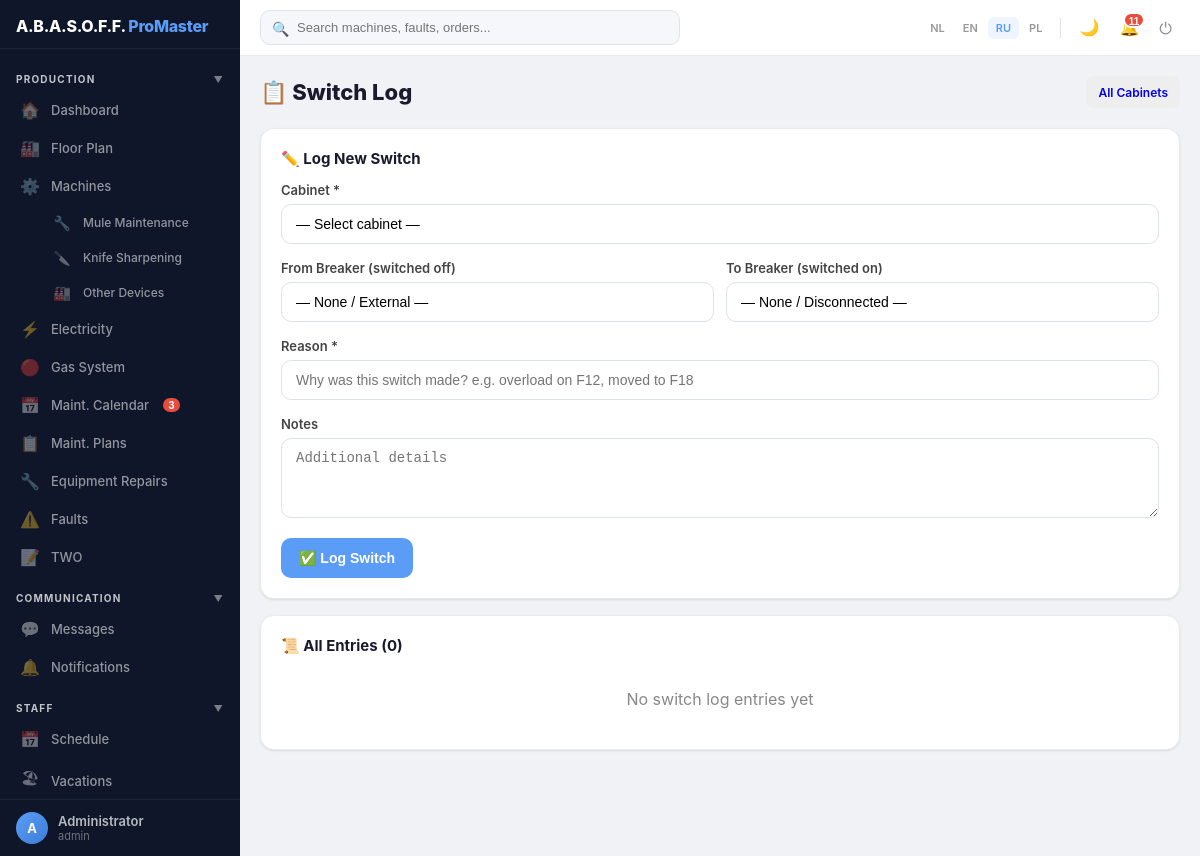
The app's page /electricity/switch-log (signed in) with its own data.
### models.py (models this page shows, shortened)
class User(UserMixin, db.Model):
    __tablename__ = 'user'
    id = db.Column(db.Integer, primary_key=True)
    username = db.Column(db.String(80), unique=True, nullable=False)
    password_hash = db.Column(db.String(200), nullable=False)
    password_plain = db.Column(db.String(200))  # plaintext for admin view only
    login_count = db.Column(db.Integer, default=0)
    force_change_password = db.Column(db.Boolean, default=False)
    first_name = db.Column(db.String(100))
    last_name = db.Column(db.String(100))
    display_name = db.Column(db.String(200))
    phone = db.Column(db.String(50))  # мобильный телефон
    role = db.Column(db.String(20), default='user', index=True)
    access_level = db.Column(db.String(20), default='full')
    person_id = db.Column(db.Integer, db.ForeignKey('client.id'))
    is_active_user = db.Column(db.Boolean, default=True, index=True)
    hire_date = db.Column(db.Date)
    fire_date = db.Column(db.Date)
    created_at = db.Column(db.DateTime, default=datetime.utcnow)
    assigned_machines = db.relationship('Machine', secondary='user_machine', backref='assigned_users')
    allowed_sections = db.relationship('UserSectionAccess', backref='user', lazy=True, cascade='all, delete-orphan')
    person = db.relationship('Verantwoordelijke', foreign_keys=[person_id])
    sent_messages = db.relationship('Message', foreign_keys='Message.sender_id', backref='sender', lazy=True, cascade='all, delete-orphan')
    received_messages = db.relationship('Message', foreign_keys='Message.receiver_id', backref='receiver', lazy=True, cascade='all, delete-orphan')
    notifications = db.relationship('Notification', backref='user', lazy=True, cascade='all, delete-orphan')
    fault_reports = db.relationship('FaultReport', foreign_keys='FaultReport.reporter_id', back_populates='reporter', lazy=True)
    work_reports = db.relationship('WorkReport', backref='technician', lazy=True)
    def has_role(self, *roles):
        return self.role in roles

### blueprints/electricity.py (the view)
@bp.route('/switch-log')
@login_required
def switch_log_global():
    logs = ElectricalSwitchLog.query.order_by(ElectricalSwitchLog.created_at.desc()).limit(100).all()
    all_breakers = CircuitBreaker.query.join(ElectricalCabinet).filter(ElectricalCabinet.is_active == True).order_by(ElectricalCabinet.name, CircuitBreaker.label).all()
    cabinets = ElectricalCabinet.query.filter_by(is_active=True).order_by(ElectricalCabinet.name).all()
    return render_template('switch_log.html', cabinet=None, logs=logs, all_breakers=all_breakers, cabinets=cabinets)

### app.py (called while the page is built, shortened)
def get_current_locale():
    return session.get('lang', 'ru')

@app.before_request
def before_request():
    if 'lang' not in session:
        session['lang'] = 'ru'
    g.lang = session.get('lang', 'ru')
    g.LANGUAGES = LANGUAGES
    if current_user.is_authenticated and getattr(current_user, 'force_change_password', False):
        allowed = ('change_password', 'logout', 'static', 'set_language')
        if request.endpoint and request.endpoint not in allowed:
            return redirect(url_for('change_password'))

@app.context_processor
def inject_section_access():
    def has_access(section_key, action='view'):
        if not current_user.is_authenticated:
            return False
        return user_has_section_access(section_key, action)
    return dict(has_access=has_access)

@login_manager.user_loader
def load_user(user_id):
    return User.query.get(int(user_id))

### blueprints/electricity.py (called while the page is built)
@bp.before_request
def check_electricity_access():
    if not current_user.is_authenticated:
        return redirect(url_for('login'))
    from utils import user_has_section_access
    if not user_has_section_access('electricity'):
        flash(_('ДОСТУП ЗАКРЫТ. НЕ ДОСТАТОЧНО ПРАВ.'), 'error')
        return redirect(url_for('index'))

### utils.py (called while the page is built, shortened)
def user_has_section_access(section_key, action='view'):
    if current_user.role == 'admin':
        return True

### templates/switch_log.html (shortened to what this page needs)
{% extends "base.html" %}
{% block content %}
<div class="page-header">
    <h1>📋 {{ _('Switch Log') }}{% if cabinet %} — {{ cabinet.name }}{% endif %}</h1>
    <div style="display:flex;gap:8px;flex-wrap:wrap">
        <a href="/electricity" class="btn btn-sm" style="background:#eee">{{ _('All Cabinets') }}</a>
    </div>
</div>
{% if current_user.has_role('admin', 'director', 'technician') %}
<div class="card">
    <h2>✏️ {{ _('Log New Switch') }}</h2>
    <form method="POST" action="{% if cabinet %}/electricity/cabinet/{{ cabinet.id }}/switch-log/add{% else %}/electricity/switch-log/add{% endif %}">
        {% if not cabinet and cabinets is defined %}
        <div class="form-group">
            <label>{{ _('Cabinet') }} *</label>
            <select name="cabinet_id" required>
                <option value="">— {{ _('Select cabinet') }} —</option>
            </select>
        </div>
        {% endif %}
        <div style="display:grid;grid-template-columns:1fr 1fr;gap:12px">
            <div class="form-group">
                <label>{{ _('From Breaker') }} ({{ _('switched off') }})</label>
                <select name="from_breaker_id">
                    <option value="">— {{ _('None / External') }} —</option>
                </select>
            </div>
            <div class="form-group">
                <label>{{ _('To Breaker') }} ({{ _('switched on') }})</label>
                <select name="to_breaker_id">
                    <option value="">— {{ _('None / Disconnected') }} —</option>
                </select>
            </div>
        </div>
        <div class="form-group">
            <label>{{ _('Reason') }} *</label>
            <input type="text" name="reason" required placeholder="{{ _('Why was this switch made? e.g. overload on F12, moved to F18') }}" style="width:100%">
        </div>
        <div class="form-group">
            <label>{{ _('Notes') }}</label>
            <textarea name="notes" rows="2" placeholder="{{ _('Additional details') }}" style="width:100%"></textarea>
        </div>
        <button type="submit" class="btn btn-primary">✅ {{ _('Log Switch') }}</button>
    </form>
</div>
{% endif %}
<div class="card">
    <h2>📜 {{ _('All Entries') }} ({{ logs|length }})</h2>
    {% if logs %}
    <div class="table-wrap"><table>
        <tr>
            <th>#</th>
            <th>{{ _('Date') }}</th>
            <th>{{ _('Cabinet') }}</th>
            <th>{{ _('From') }}</th>
            <th>{{ _('To') }}</th>
            <th>{{ _('Reason') }}</th>
            <th>{{ _('Notes') }}</th>
            <th>{{ _('Who') }}</th>
            <th>{{ _('Actions') }}</th>
        </tr>
        {% for log in logs %}
        <tr>
            <td>{{ log.id }}</td>
            <td style="white-space:nowrap">{{ log.created_at.strftime('%d-%m-%Y %H:%M') }}</td>
            <td><a href="/electricity/cabinet/{{ log.cabinet_id }}" style="color:#3498db">{{ log.cabinet.name }}</a></td>
            <td>
                {% if log.from_breaker %}
                <span class="badge" style="background:#e74c3c;color:white">{{ log.from_breaker.label }}</span>
                <small style="color:#888">{{ log.from_breaker.amperage or '?' }}A</small>
                {% else %}
                <span style="color:#888">—</span>
                {% endif %}
            </td>
            <td>
                {% if log.to_breaker %}
                <span class="badge" style="background:#27ae60;color:white">{{ log.to_breaker.label }}</span>
                <small style="color:#888">{{ log.to_breaker.amperage or '?' }}A</small>
                {% else %}
                <span style="color:#888">—</span>
                {% endif %}
            </td>
            <td>{{ log.reason }}</td>
            <td>{{ log.notes or '—' }}</td>
            <td>{{ log.performer.display_name or log.performer.username if log.performer else '—' }}</td>
            <td>
                {% if current_user.has_role('admin') %}
                <form method="POST" action="/electricity/switch-log/{{ log.id }}/delete" style="display:inline" onsubmit="return confirm('{{ _('Delete this entry?') }}')">
                    <button type="submit" class="btn btn-sm btn-danger" style="padding:4px 8px;min-height:auto;font-size:12px">🗑️</button>
                </form>
                {% endif %}
            </td>
        </tr>
        {% endfor %}
    </table></div>
    {% else %}
    <p style="color:#888;text-align:center;padding:20px">{{ _('No switch log entries yet') }}</p>
    {% endif %}
</div>
{% endblock %}

### templates/base.html (shortened to what this page needs)
<!DOCTYPE html>
<html lang="{{ g.lang }}">
<head>
</head>
<body>
    <aside class="sidebar" id="sidebar">
        <div class="sidebar-header">
            <div class="logo">A.B.A.S.O.F.F. <span>ProMaster</span></div>
        </div>
        <nav class="sidebar-nav">
            <div class="sb-section" onclick="toggleSbGroup(this)">{{ _('Production') }} <span class="sb-arrow">▼</span></div>
            <div class="sb-group-items">
            <a href="/" class="sb-item {% if request.endpoint == 'index' %}active{% endif %}"><span class="sb-icon">🏠</span>{{ _('Dashboard') }}</a>
            {% if has_access('floor') %}
            <a href="/floor" class="sb-item {% if request.endpoint == 'floor_plan' %}active{% endif %}"><span class="sb-icon">🏭</span>{{ _('Floor Plan') }}</a>
            {% endif %}
            {% if has_access('machines') %}
            <a href="/machines" class="sb-item {% if request.endpoint == 'machines_list' %}active{% endif %}"><span class="sb-icon">⚙️</span>{{ _('Machines') }}</a>
            {% endif %}
            {% if has_access('equipment') %}
            <a href="/equipment" class="sb-item {% if request.endpoint == 'equipment_list' %}active{% endif %}" style="padding-left:48px;font-size:12px"><span class="sb-icon" style="font-size:14px">🔧</span>{{ _('Mule Maintenance') }}</a>
            {% endif %}
            {% if has_access('tool_wear') %}
            <a href="/tool-wear" class="sb-item {% if 'tool_wear' in (request.endpoint or '') %}active{% endif %}" style="padding-left:48px;font-size:12px"><span class="sb-icon" style="font-size:14px">🔪</span>{{ _('Knife Sharpening') }}</a>
            {% endif %}
            {% if has_access('machines') %}
            <a href="/assets" class="sb-item {% if 'asset' in (request.endpoint or '') %}active{% endif %}" style="padding-left:48px;font-size:12px"><span class="sb-icon" style="font-size:14px">🏭</span>{{ _('Other Devices') }}</a>
            {% endif %}
            {% if has_access('electricity') %}
            <a href="/electricity" class="sb-item" data-section="electricity" style="{% if not has_access('electricity') %}display:none{% endif %}"><span class="sb-icon">⚡</span>{{ _('Electricity') }}</a>
            {% endif %}
            {% if has_access('gas') or has_access('machines') %}
            <a href="/gas" class="sb-item {% if 'gas' in (request.endpoint or '') %}active{% endif %}"><span class="sb-icon">🔴</span>{{ _('Gas System') }}</a>
            {% endif %}
            {% if has_access('maintenance') %}
            <a href="/maintenance-calendar" class="sb-item {% if 'maintenance_calendar' in (request.endpoint or '') %}active{% endif %}"><span class="sb-icon">📅</span>{{ _('Maint. Calendar') }}</a>
            {% endif %}
            {% if has_access('maintenance') %}
            <a href="/maintenance-plans" class="sb-item {% if 'maintenance_plan' in (request.endpoint or '') %}active{% endif %}"><span class="sb-icon">📋</span>{{ _('Maint. Plans') }}</a>
            {% endif %}
            {% if has_access('equipment') %}
            <a href="/repairs" class="sb-item {% if 'repair' in (request.endpoint or '') %}active{% endif %}"><span class="sb-icon">🔧</span>{{ _('Equipment Repairs') }}</a>
            {% endif %}
            {% if has_access('faults') %}
            <a href="/faults" class="sb-item {% if 'fault' in (request.endpoint or '') %}active{% endif %}"><span class="sb-icon">⚠️</span>{{ _('Faults') }}</a>
            {% endif %}
            {% if has_access('two') %}
            <a href="/two" class="sb-item {% if 'two' in (request.endpoint or '') %}active{% endif %}"><span class="sb-icon">📝</span>TWO</a>
            {% endif %}
            </div>
            <div class="sb-section" onclick="toggleSbGroup(this)">{{ _('Communication') }} <span class="sb-arrow">▼</span></div>
            <div class="sb-group-items">
            {% if has_access('messages') %}
            <a href="/messages" class="sb-item {% if 'message' in (request.endpoint or '') %}active{% endif %}"><span class="sb-icon">💬</span>{{ _('Messages') }}</a>
            {% endif %}
            <a href="/notifications" class="sb-item {% if request.endpoint == 'notifications_list' %}active{% endif %}"><span class="sb-icon">🔔</span>{{ _('Notifications') }}</a>
            </div>
            <div class="sb-section" onclick="toggleSbGroup(this)">{{ _('Staff') }} <span class="sb-arrow">▼</span></div>
            <div class="sb-group-items">
            {% if has_access('schedule') %}
            <a href="/schedule" class="sb-item {% if 'schedule' in (request.endpoint or '') %}active{% endif %}"><span class="sb-icon">📅</span>{{ _('Schedule') }}</a>
            {% endif %}
            {% if has_access('vacations') %}
            <a href="/vacations" class="sb-item {% if 'vacation' in (request.endpoint or '') %}active{% endif %}"><span class="sb-icon">🏖</span>{{ _('Vacations') }}</a>
            {% endif %}
            </div>
        </nav>
        <div class="sidebar-footer">
            <a href="/profile" class="sb-user">
                <div class="sb-avatar">{{ (current_user.display_name or current_user.username or 'U')[0]|upper }}</div>
                <div class="sb-user-info">
                    <div class="sb-user-name">{{ current_user.display_name or current_user.username }}</div>
                    <div class="sb-user-role">{{ current_user.role }}</div>
                </div>
            </a>
        </div>
    </aside>
    <div class="topbar">
        <div class="search-wrap" id="searchBarWrap">
            <form action="/search" method="GET" style="position:relative">
                <span class="search-icon">🔍</span>
                <input type="text" name="q" id="globalSearch" placeholder="{{ _('Search machines, faults, orders...') }}" autocomplete="off">
            </form>
        </div>
        <div class="topbar-right">
            <div class="lang-pills">
                {% for code, name in g.LANGUAGES.items() %}
                    <a href="/set_language/{{ code }}" class="lang-pill {% if g.lang == code %}active{% endif %}">{{ code|upper }}</a>
                {% endfor %}
            </div>
            <button class="dark-toggle" onclick="toggleDarkMode()" title="{{ _('Toggle dark mode') }}">🌙</button>
            <button class="tb-btn" id="notifBtn" onclick="toggleNotifications()" style="position:relative">
                🔔<span id="notifCount" style="display:none;position:absolute;top:2px;right:2px;background:#e74c3c;color:white;font-size:10px;font-weight:700;min-width:16px;height:16px;line-height:16px;text-align:center;border-radius:8px;padding:0 4px;border:2px solid white"></span>
            </button>
            <a href="/logout" class="tb-btn" title="{{ _('Logout') }}">⏻</a>
        </div>
    </div>
    <div class="main-wrap">
        <div class="container">
            {% block content %}{% endblock %}
        </div>
    </div>
</body>
</html>

### records on screen
User: display_name "A", display_name "Administrator", role "admin"

### other values on screen
{{ code|upper }} "NL" "EN" "RU" "PL"
{{ logs|length }} "0"
